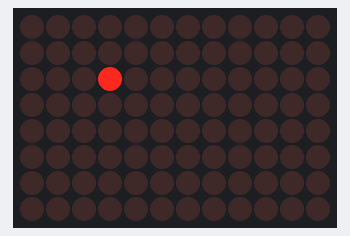
Simulated run of this sketch. Board: Arduino Uno R4 WiFi. On the bench: 12×8 LED matrix.

Above: at 0.01 s.
At 1.36 s:
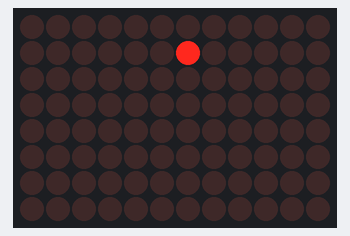
At 2.26 s:
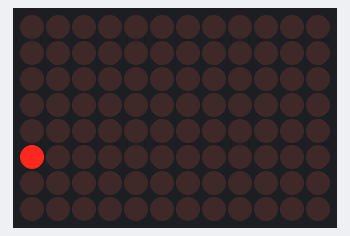
At 4.51 s:
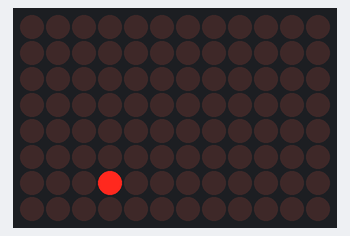
At 6.76 s:
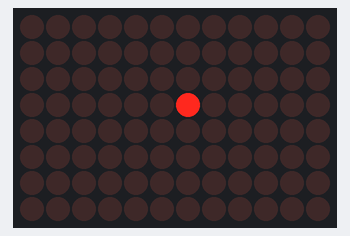
At 9.01 s:
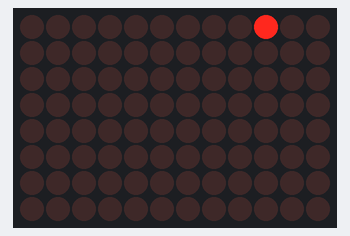

Measured:
- by itself, everything shown: repeats every 8.4 s, in 168 steps

The sketch:

ping_pong_LED_matrix.ino
```cpp
#include <ArduinoGraphics.h>
#include "Arduino_LED_Matrix.h"
ArduinoLEDMatrix matrix;

String message = "   HELLO FROM ARDUINO R4";
int br=9600;
int dt=50;
int xPos=3;
int yPos=2;
int deltaX=1;
int deltaY=1;
int i;
int j;

byte frame[8][12];


void setup() {
  // put your setup code here, to run once:
  Serial.begin(br);
  matrix.begin();
}

void loop() {
  for (i=0; i<=11; i=i+1){
    for (j=0; j<=7; j=j+1){
      frame[j][i]=0;
      if (i==xPos && j==yPos){
        frame[j][i]=1;
      }
    }
  }
  matrix.renderBitmap(frame,8,12);
  if (xPos>11 || xPos<=0){
    deltaX=-deltaX;
  }
  if (yPos>=7 || yPos<=0){
    deltaY=-deltaY;
  }
  xPos=xPos+deltaX;
  yPos=yPos+deltaY;
  delay(dt);
}
```
